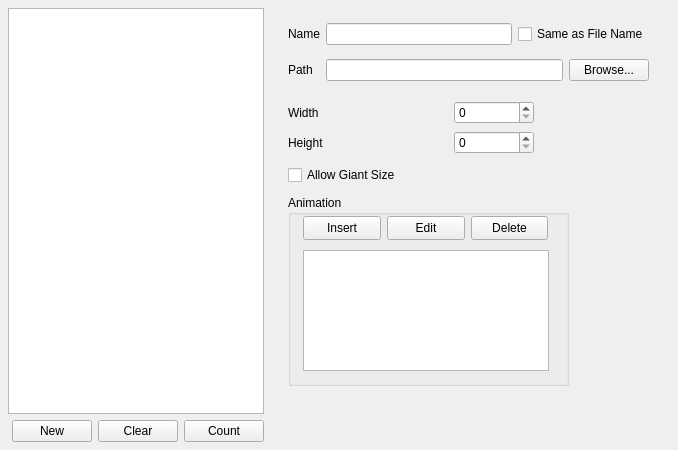
<?xml version="1.0" encoding="UTF-8"?>
<ui version="4.0">
 <class>EffectWidget</class>
 <widget class="QWidget" name="EffectWidget">
  <property name="geometry">
   <rect>
    <x>0</x>
    <y>0</y>
    <width>678</width>
    <height>450</height>
   </rect>
  </property>
  <property name="windowTitle">
   <string>Effect</string>
  </property>
  <layout class="QHBoxLayout" name="horizontalLayout_3" stretch="0,0">
   <property name="sizeConstraint">
    <enum>QLayout::SizeConstraint::SetMinimumSize</enum>
   </property>
   <property name="leftMargin">
    <number>0</number>
   </property>
   <property name="topMargin">
    <number>0</number>
   </property>
   <property name="rightMargin">
    <number>0</number>
   </property>
   <property name="bottomMargin">
    <number>0</number>
   </property>
   <item>
    <layout class="QVBoxLayout" name="effectVList" stretch="0,0">
     <property name="sizeConstraint">
      <enum>QLayout::SizeConstraint::SetMinimumSize</enum>
     </property>
     <property name="leftMargin">
      <number>8</number>
     </property>
     <property name="topMargin">
      <number>8</number>
     </property>
     <property name="rightMargin">
      <number>8</number>
     </property>
     <property name="bottomMargin">
      <number>8</number>
     </property>
     <item>
      <widget class="QListWidget" name="effectList">
       <property name="sizePolicy">
        <sizepolicy hsizetype="MinimumExpanding" vsizetype="Expanding">
         <horstretch>0</horstretch>
         <verstretch>0</verstretch>
        </sizepolicy>
       </property>
      </widget>
     </item>
     <item>
      <layout class="QHBoxLayout" name="effectLButtons">
       <item>
        <spacer name="horizontalSpacer">
         <property name="orientation">
          <enum>Qt::Orientation::Horizontal</enum>
         </property>
         <property name="sizeHint" stdset="0">
          <size>
           <width>40</width>
           <height>20</height>
          </size>
         </property>
        </spacer>
       </item>
       <item>
        <widget class="QPushButton" name="effectLNewButton">
         <property name="maximumSize">
          <size>
           <width>80</width>
           <height>24</height>
          </size>
         </property>
         <property name="text">
          <string>New</string>
         </property>
        </widget>
       </item>
       <item>
        <widget class="QPushButton" name="effectLClearButton">
         <property name="maximumSize">
          <size>
           <width>80</width>
           <height>24</height>
          </size>
         </property>
         <property name="text">
          <string>Clear</string>
         </property>
        </widget>
       </item>
       <item>
        <widget class="QPushButton" name="effectLCountButton">
         <property name="maximumSize">
          <size>
           <width>80</width>
           <height>24</height>
          </size>
         </property>
         <property name="text">
          <string>Count</string>
         </property>
        </widget>
       </item>
      </layout>
     </item>
    </layout>
   </item>
   <item>
    <widget class="QWidget" name="widget" native="true">
     <property name="sizePolicy">
      <sizepolicy hsizetype="Expanding" vsizetype="Expanding">
       <horstretch>0</horstretch>
       <verstretch>0</verstretch>
      </sizepolicy>
     </property>
     <property name="minimumSize">
      <size>
       <width>400</width>
       <height>450</height>
      </size>
     </property>
     <property name="baseSize">
      <size>
       <width>800</width>
       <height>400</height>
      </size>
     </property>
     <widget class="QWidget" name="gridLayoutWidget">
      <property name="geometry">
       <rect>
        <x>10</x>
        <y>15</y>
        <width>361</width>
        <height>76</height>
       </rect>
      </property>
      <layout class="QGridLayout" name="gridLayout">
       <item row="0" column="0">
        <widget class="QLabel" name="label_2">
         <property name="text">
          <string>Name</string>
         </property>
        </widget>
       </item>
       <item row="1" column="0">
        <widget class="QLabel" name="label_3">
         <property name="text">
          <string>Path</string>
         </property>
        </widget>
       </item>
       <item row="0" column="1">
        <layout class="QHBoxLayout" name="horizontalLayout_4">
         <item>
          <widget class="QLineEdit" name="nameLineEdit"/>
         </item>
         <item>
          <widget class="QCheckBox" name="nameSameFileCheckBox">
           <property name="text">
            <string>Same as File Name</string>
           </property>
          </widget>
         </item>
        </layout>
       </item>
       <item row="1" column="1">
        <layout class="QHBoxLayout" name="horizontalLayout_6">
         <item>
          <widget class="QLineEdit" name="pathLineReadOnly">
           <property name="readOnly">
            <bool>true</bool>
           </property>
          </widget>
         </item>
         <item>
          <widget class="QPushButton" name="pathBrowseButton">
           <property name="text">
            <string>Browse...</string>
           </property>
          </widget>
         </item>
        </layout>
       </item>
      </layout>
     </widget>
     <widget class="QWidget" name="gridLayoutWidget_2">
      <property name="geometry">
       <rect>
        <x>10</x>
        <y>100</y>
        <width>246</width>
        <height>56</height>
       </rect>
      </property>
      <layout class="QGridLayout" name="gridLayout_2">
       <item row="0" column="1">
        <widget class="QSpinBox" name="widthSpinBox">
         <property name="minimumSize">
          <size>
           <width>60</width>
           <height>0</height>
          </size>
         </property>
         <property name="maximumSize">
          <size>
           <width>80</width>
           <height>16777215</height>
          </size>
         </property>
        </widget>
       </item>
       <item row="1" column="0">
        <widget class="QLabel" name="heightLabel">
         <property name="text">
          <string>Height</string>
         </property>
        </widget>
       </item>
       <item row="1" column="1">
        <widget class="QSpinBox" name="heightSpinBox">
         <property name="minimumSize">
          <size>
           <width>60</width>
           <height>0</height>
          </size>
         </property>
         <property name="maximumSize">
          <size>
           <width>80</width>
           <height>16777215</height>
          </size>
         </property>
        </widget>
       </item>
       <item row="0" column="0">
        <widget class="QLabel" name="widthLabel">
         <property name="text">
          <string>Width</string>
         </property>
        </widget>
       </item>
      </layout>
     </widget>
     <widget class="QCheckBox" name="allowGiantCheckBox">
      <property name="geometry">
       <rect>
        <x>10</x>
        <y>165</y>
        <width>241</width>
        <height>20</height>
       </rect>
      </property>
      <property name="text">
       <string>Allow Giant Size</string>
      </property>
     </widget>
     <widget class="QGroupBox" name="animationGroupBox">
      <property name="geometry">
       <rect>
        <x>10</x>
        <y>195</y>
        <width>281</width>
        <height>191</height>
       </rect>
      </property>
      <property name="title">
       <string>Animation</string>
      </property>
      <widget class="QWidget" name="layoutWidget">
       <property name="geometry">
        <rect>
         <x>15</x>
         <y>20</y>
         <width>245</width>
         <height>26</height>
        </rect>
       </property>
       <layout class="QHBoxLayout" name="effectLButtons_2">
        <item>
         <widget class="QPushButton" name="insertAnimButton">
          <property name="maximumSize">
           <size>
            <width>80</width>
            <height>24</height>
           </size>
          </property>
          <property name="text">
           <string>Insert</string>
          </property>
         </widget>
        </item>
        <item>
         <widget class="QPushButton" name="editAnimButton">
          <property name="maximumSize">
           <size>
            <width>80</width>
            <height>24</height>
           </size>
          </property>
          <property name="text">
           <string>Edit</string>
          </property>
         </widget>
        </item>
        <item>
         <widget class="QPushButton" name="deleteAnimButton">
          <property name="maximumSize">
           <size>
            <width>80</width>
            <height>24</height>
           </size>
          </property>
          <property name="text">
           <string>Delete</string>
          </property>
         </widget>
        </item>
        <item>
         <spacer name="horizontalSpacer_2">
          <property name="orientation">
           <enum>Qt::Orientation::Horizontal</enum>
          </property>
          <property name="sizeHint" stdset="0">
           <size>
            <width>40</width>
            <height>20</height>
           </size>
          </property>
         </spacer>
        </item>
       </layout>
      </widget>
      <widget class="QListWidget" name="animationListWidget">
       <property name="geometry">
        <rect>
         <x>15</x>
         <y>55</y>
         <width>246</width>
         <height>121</height>
        </rect>
       </property>
      </widget>
     </widget>
    </widget>
   </item>
  </layout>
 </widget>
 <resources/>
 <connections/>
</ui>
